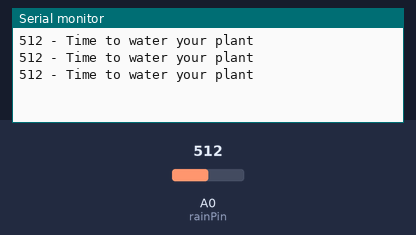
The sketch below on a simulated Arduino Uno, built with avr-gcc and run on an emulated ATmega328P. Shown: the last lines printed to the serial monitor. The inputs (shaded band) are chosen by the test bench; at power-on: A0 (rainPin) = 512.

Above: at 1.3 s.
1.4 s: A0 (rainPin) set to 490
At 1.9 s:
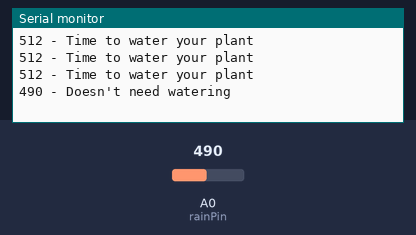
3.5 s: A0 (rainPin) set to 510
At 3.9 s:
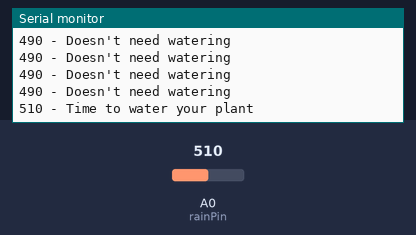

The sketch:

Water.ino
```cpp
/*

 All the resources for this project:
 http://randomnerdtutorials.com/

*/

int rainPin = A0;

// you can adjust the threshold value
int thresholdValue = 500;

void setup(){
  pinMode(rainPin, INPUT);


  Serial.begin(9600);
}

void loop() {
  // read the input on analog pin 0:
  int sensorValue = analogRead(rainPin);
  Serial.print(sensorValue);
  if(sensorValue < thresholdValue){
    Serial.println(" - Doesn't need watering");

  }
  else {
    Serial.println(" - Time to water your plant");

  }
  delay(500);
}
```

Measured:
- the behaviour switches between 500 and 499 on A0 (rainPin) (found by bisection; images 0 and 1)
- after the input at 1.4 s, the serial monitor: prints a new line after 0.10 s (image 1)
- after the input at 3.5 s, the serial monitor: prints a new line at once (image 2)
